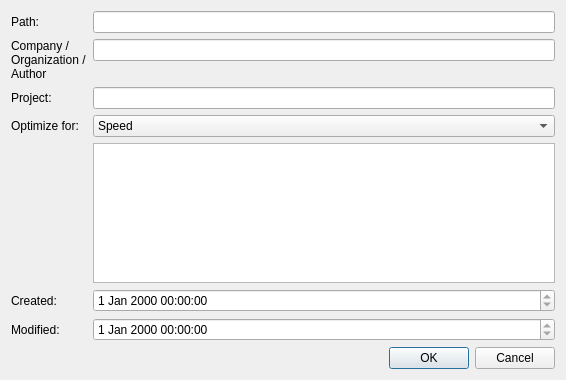
<?xml version="1.0" encoding="UTF-8"?>
<ui version="4.0">
 <class>moduleProperties</class>
 <widget class="QDialog" name="moduleProperties">
  <property name="geometry">
   <rect>
    <x>0</x>
    <y>0</y>
    <width>566</width>
    <height>380</height>
   </rect>
  </property>
  <property name="windowTitle">
   <string>Module properties</string>
  </property>
  <layout class="QVBoxLayout" name="verticalLayout">
   <item>
    <layout class="QFormLayout" name="formLayout_2">
     <property name="fieldGrowthPolicy">
      <enum>QFormLayout::AllNonFixedFieldsGrow</enum>
     </property>
     <item row="0" column="0">
      <widget class="QLabel" name="label">
       <property name="text">
        <string>Path:</string>
       </property>
      </widget>
     </item>
     <item row="0" column="1">
      <widget class="QLineEdit" name="modName">
       <property name="whatsThis">
        <string>This is the path you need to import. Whitespaces are replaced by underscores.</string>
       </property>
       <property name="readOnly">
        <bool>true</bool>
       </property>
      </widget>
     </item>
     <item row="1" column="0">
      <widget class="QLabel" name="label_2">
       <property name="text">
        <string>Company /
Organization /
Author</string>
       </property>
       <property name="wordWrap">
        <bool>true</bool>
       </property>
      </widget>
     </item>
     <item row="1" column="1">
      <widget class="QLineEdit" name="companyName">
       <property name="whatsThis">
        <string>Top level directory name. Usually a short tag for your name.</string>
       </property>
       <property name="readOnly">
        <bool>true</bool>
       </property>
      </widget>
     </item>
     <item row="3" column="0">
      <widget class="QLabel" name="label_5">
       <property name="text">
        <string>Project:</string>
       </property>
      </widget>
     </item>
     <item row="3" column="1">
      <widget class="QLineEdit" name="projectName">
       <property name="whatsThis">
        <string>2nd level of the directory tree. Create a directory inside your top-level directory to create a new project.</string>
       </property>
       <property name="readOnly">
        <bool>true</bool>
       </property>
      </widget>
     </item>
     <item row="6" column="0">
      <widget class="QLabel" name="label_6">
       <property name="text">
        <string>Optimize for:</string>
       </property>
      </widget>
     </item>
     <item row="6" column="1">
      <widget class="QComboBox" name="optimizeFor">
       <item>
        <property name="text">
         <string extracomment="Numerics will be Int and Float">Speed</string>
        </property>
       </item>
       <item>
        <property name="text">
         <string extracomment="Numerics will be BigInt and BigFloat">Correctness</string>
        </property>
       </item>
      </widget>
     </item>
     <item row="7" column="0">
      <widget class="QLabel" name="label_7">
       <property name="text">
        <string/>
       </property>
      </widget>
     </item>
     <item row="10" column="1">
      <widget class="QDateTimeEdit" name="dateModified">
       <property name="whatsThis">
        <string>The last modification date.</string>
       </property>
       <property name="readOnly">
        <bool>true</bool>
       </property>
      </widget>
     </item>
     <item row="9" column="1">
      <widget class="QDateTimeEdit" name="dateCreated">
       <property name="whatsThis">
        <string>The date this module has been created.</string>
       </property>
       <property name="readOnly">
        <bool>true</bool>
       </property>
      </widget>
     </item>
     <item row="10" column="0">
      <widget class="QLabel" name="label_4">
       <property name="text">
        <string>Modified:</string>
       </property>
      </widget>
     </item>
     <item row="9" column="0">
      <widget class="QLabel" name="label_3">
       <property name="text">
        <string>Created:</string>
       </property>
      </widget>
     </item>
     <item row="7" column="1">
      <widget class="QPlainTextEdit" name="optimizeForExplanation">
       <property name="undoRedoEnabled">
        <bool>false</bool>
       </property>
       <property name="readOnly">
        <bool>true</bool>
       </property>
      </widget>
     </item>
    </layout>
   </item>
   <item>
    <widget class="QDialogButtonBox" name="buttonBox">
     <property name="orientation">
      <enum>Qt::Horizontal</enum>
     </property>
     <property name="standardButtons">
      <set>QDialogButtonBox::Cancel|QDialogButtonBox::Ok</set>
     </property>
    </widget>
   </item>
  </layout>
 </widget>
 <resources/>
 <connections>
  <connection>
   <sender>buttonBox</sender>
   <signal>accepted()</signal>
   <receiver>moduleProperties</receiver>
   <slot>accept()</slot>
   <hints>
    <hint type="sourcelabel">
     <x>266</x>
     <y>266</y>
    </hint>
    <hint type="destinationlabel">
     <x>157</x>
     <y>274</y>
    </hint>
   </hints>
  </connection>
  <connection>
   <sender>buttonBox</sender>
   <signal>rejected()</signal>
   <receiver>moduleProperties</receiver>
   <slot>reject()</slot>
   <hints>
    <hint type="sourcelabel">
     <x>334</x>
     <y>266</y>
    </hint>
    <hint type="destinationlabel">
     <x>286</x>
     <y>274</y>
    </hint>
   </hints>
  </connection>
 </connections>
</ui>
